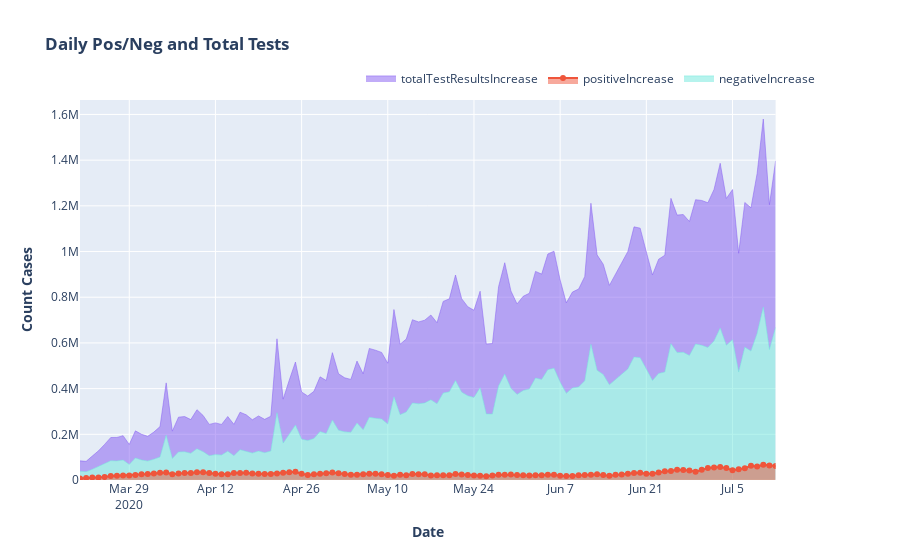

Notebook source saved alongside this figure:
### Code cell
fig = make_subplots(specs=[[{"secondary_y": True}]])

fill_colors = ['none', 'tozeroy', 'tozerox', 'tonexty', 'tonextx', 'toself', 'tonext']

#negative
fig.add_trace(
    go.Scatter(x=date
           ,y=negativeIncrease
           ,name="negativeIncrease"
           ,line=dict(width=0.5, color='rgb(111, 231, 219)')
           ,stackgroup='one'
#            ,fill=fill_colors[6]
            ),
    secondary_y=False,
)
#positive
fig.add_trace(
    go.Scatter(x=date
           ,y=positiveIncrease
           ,fill=fill_colors[1]
           ,mode="markers+lines"
#            ,line=dict(width=0.5, color='rgb(251, 291, 259)')
           ,name="positiveIncrease"),
    secondary_y=False,
)
#total
fig.add_trace(
    go.Scatter(x=date
               ,y=totalTestResultsIncrease
               ,opacity=.7
               ,name="totalTestResultsIncrease"
#                ,mode="markers"
               ,line=dict(width=0.5, color='rgb(131, 90, 241)')
               ,stackgroup='one'),
#                ,fill='tonextx'),
    secondary_y=False,
)

# Add figure title
fig.update_layout(
    title_text="<b>Daily Pos/Neg and Total Tests</b>"
)

# Set x-axis title
fig.update_xaxes(title_text="<b>Date</b>")

# Set y-axes titles
fig.update_yaxes(title_text="<b>Count Cases</b>", secondary_y=False)
# fig.update_yaxes(title_text="<b>% Change</b>", secondary_y=True)

# Change the bar mode
fig.update_layout(barmode='stack')

# Customize aspect
fig.update_traces(
#                   marker_color='rgb(158,202,225)'
#                   , marker_line_color='rgb(8,48,107)',
                  marker_line_width=.01)
#                   ,opacity=0.6)

#update legend
fig.update_layout(legend=dict(
    orientation="h",
    yanchor="bottom",
    y=1.02,
    xanchor="right",
    x=1
))

fig.show()
